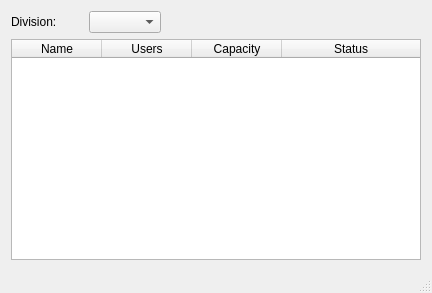
<?xml version="1.0" encoding="UTF-8"?>
<ui version="4.0">
 <class>ServerWindow</class>
 <widget class="QMainWindow" name="ServerWindow">
  <property name="geometry">
   <rect>
    <x>0</x>
    <y>0</y>
    <width>432</width>
    <height>293</height>
   </rect>
  </property>
  <property name="sizePolicy">
   <sizepolicy hsizetype="Fixed" vsizetype="Fixed">
    <horstretch>0</horstretch>
    <verstretch>0</verstretch>
   </sizepolicy>
  </property>
  <property name="windowTitle">
   <string>ServerWindow</string>
  </property>
  <widget class="QWidget" name="centralWidget">
   <layout class="QVBoxLayout" name="verticalLayout">
    <item>
     <layout class="QHBoxLayout" name="horizontalLayout">
      <item>
       <widget class="QLabel" name="label">
        <property name="text">
         <string>Division:</string>
        </property>
       </widget>
      </item>
      <item>
       <widget class="QComboBox" name="cbx_div"/>
      </item>
      <item>
       <spacer name="horizontalSpacer">
        <property name="orientation">
         <enum>Qt::Horizontal</enum>
        </property>
        <property name="sizeType">
         <enum>QSizePolicy::Fixed</enum>
        </property>
        <property name="sizeHint" stdset="0">
         <size>
          <width>260</width>
          <height>20</height>
         </size>
        </property>
       </spacer>
      </item>
     </layout>
    </item>
    <item>
     <widget class="QTreeWidget" name="tree_srv_list">
      <property name="locale">
       <locale language="English" country="UnitedStates"/>
      </property>
      <property name="indentation">
       <number>10</number>
      </property>
      <attribute name="headerDefaultSectionSize">
       <number>90</number>
      </attribute>
      <column>
       <property name="text">
        <string>Name</string>
       </property>
       <property name="textAlignment">
        <set>AlignHCenter|AlignVCenter|AlignCenter</set>
       </property>
      </column>
      <column>
       <property name="text">
        <string>Users</string>
       </property>
       <property name="textAlignment">
        <set>AlignHCenter|AlignVCenter|AlignCenter</set>
       </property>
      </column>
      <column>
       <property name="text">
        <string>Capacity</string>
       </property>
       <property name="textAlignment">
        <set>AlignHCenter|AlignVCenter|AlignCenter</set>
       </property>
      </column>
      <column>
       <property name="text">
        <string>Status</string>
       </property>
       <property name="textAlignment">
        <set>AlignHCenter|AlignVCenter|AlignCenter</set>
       </property>
      </column>
     </widget>
    </item>
   </layout>
  </widget>
  <widget class="QStatusBar" name="statusBar"/>
  <action name="action_Quit">
   <property name="text">
    <string>&amp;Quit</string>
   </property>
  </action>
 </widget>
 <layoutdefault spacing="6" margin="11"/>
 <resources/>
 <connections/>
</ui>
